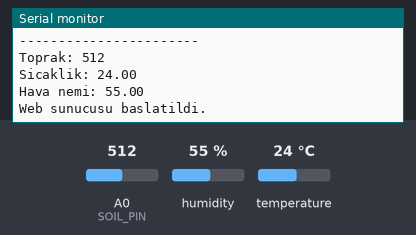
The program below on a simulated ESP8266 (NodeMCU). On the bench: the last lines printed to the serial monitor. Inputs (shaded band) come from the test bench; at power-on: humidity 55 %, A0 (SOIL_PIN) = 512, temperature 24 °C. WiFi joins after 1.5 s; servers stay silent unless stated.

Above: at 2.7 s.
2.8 s: humidity set to 22 %
At 4.1 s:
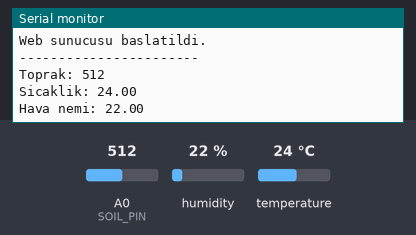
4.3 s: A0 (SOIL_PIN) set to 716
At 5.7 s:
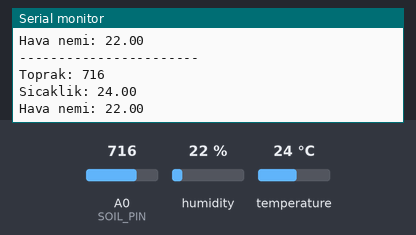
5.8 s: temperature set to 12 °C
7.3 s: A0 (SOIL_PIN) set to 900
At 8.5 s:
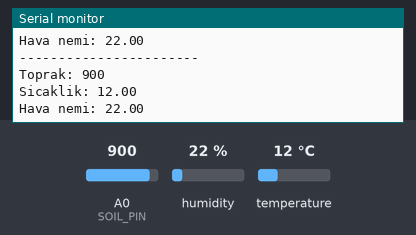
8.8 s: humidity set to 40 %
Timing chart, 0 to 11.3 s (numbered marks = the images above; inputs shaded):
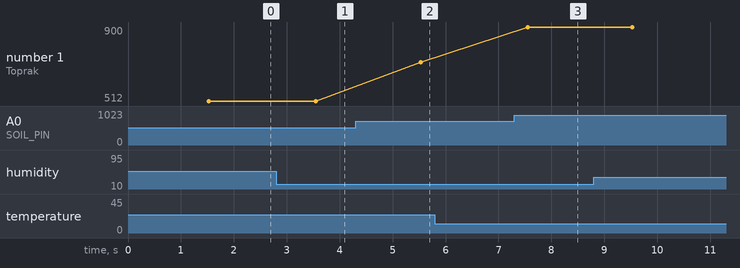

The program:

main.cpp
```cpp
#include <Arduino.h>
#include <DHT.h>
#include <ESP8266WiFi.h>
#include <ESP8266WebServer.h>

#define DHT_PIN D2
#define DHT_TYPE DHT11
#define SOIL_PIN A0

DHT dht(DHT_PIN, DHT_TYPE);
ESP8266WebServer server(80);

// Sensor verileri
float sicaklik = NAN;
float havaNem = NAN;
int toprakNem = 0;

unsigned long sonOlcum = 0;
const unsigned long olcumAraligi = 2000;

// Web sayfamiz
const char WEB_PAGE[] PROGMEM = R"rawliteral(
<!DOCTYPE html>
<html lang="tr">
<head>
    <meta charset="UTF-8">
    <meta name="viewport"
          content="width=device-width, initial-scale=1.0">

    <title>Smart Plant Care</title>

    <style>
        * {
            box-sizing: border-box;
        }

        body {
            margin: 0;
            padding: 25px;
            font-family: Arial, sans-serif;
            background: #101827;
            color: #f8fafc;
        }

        .container {
            max-width: 1000px;
            margin: 40px auto;
        }

        h1 {
            font-size: 32px;
            margin-bottom: 10px;
        }

        .subtitle {
            color: #94a3b8;
            margin-bottom: 30px;
        }

        .status {
            display: inline-block;
            padding: 10px 16px;
            background: #153c30;
            color: #4ade80;
            border-radius: 20px;
            margin-bottom: 30px;
        }

        .grid {
            display: grid;
            grid-template-columns:
                repeat(auto-fit, minmax(200px, 1fr));
            gap: 20px;
        }

        .card {
            background: #1e293b;
            padding: 28px;
            border-radius: 18px;
            border: 1px solid #334155;
        }

        .card h3 {
            color: #94a3b8;
            font-size: 15px;
            font-weight: normal;
        }

        .value {
            font-size: 38px;
            font-weight: bold;
            margin-top: 20px;
        }

        .temperature {
            color: #fb923c;
        }

        .humidity {
            color: #38bdf8;
        }

        .soil {
            color: #4ade80;
        }

        .footer {
            margin-top: 30px;
            color: #64748b;
            font-size: 13px;
        }
    </style>
</head>

<body>
    <div class="container">

        <h1>🌱 Smart Plant Care</h1>

        <p class="subtitle">
            ESP8266 Akilli Bitki Bakim Sistemi
        </p>

        <div class="status" id="status">
            Baglanti kontrol ediliyor...
        </div>

        <div class="grid">

            <div class="card">
                <h3>🌡️ Sicaklik</h3>
                <div class="value temperature"
                     id="temperature">--</div>
            </div>

            <div class="card">
                <h3>💧 Hava Nemi</h3>
                <div class="value humidity"
                     id="humidity">--</div>
            </div>

            <div class="card">
                <h3>🌿 Toprak Nem Degeri</h3>
                <div class="value soil"
                     id="soil">--</div>
            </div>

        </div>

        <p class="footer">
            Veriler her 2 saniyede otomatik yenilenir.
            Toprak degeri kalibrasyon oncesi ham ADC verisidir.
        </p>

    </div>

    <script>
        async function verileriGuncelle() {
            try {
                const response = await fetch(
                    "/api/sensors",
                    { cache: "no-store" }
                );

                if (!response.ok) {
                    throw new Error("HTTP hatasi");
                }

                const data = await response.json();

                document.getElementById(
                    "temperature"
                ).innerText =
                    data.temperature === null
                    ? "--"
                    : data.temperature.toFixed(1) + " °C";

                document.getElementById(
                    "humidity"
                ).innerText =
                    data.humidity === null
                    ? "--"
                    : "%" + data.humidity.toFixed(1);

                document.getElementById(
                    "soil"
                ).innerText = data.soil;

                document.getElementById(
                    "status"
                ).innerText = "● ESP8266 Bagli";

            } catch (error) {
                document.getElementById(
                    "status"
                ).innerText = "● Baglanti hatasi";
            }
        }

        verileriGuncelle();

        setInterval(verileriGuncelle, 2000);
    </script>
</body>
</html>
)rawliteral";

void sensorleriOku() {
    toprakNem = analogRead(SOIL_PIN);
    sicaklik = dht.readTemperature();
    havaNem = dht.readHumidity();

    Serial.println("-----------------------");

    Serial.print("Toprak: ");
    Serial.println(toprakNem);

    Serial.print("Sicaklik: ");
    Serial.println(sicaklik);

    Serial.print("Hava nemi: ");
    Serial.println(havaNem);
}

void setup() {
    Serial.begin(115200);
    dht.begin();

    WiFi.mode(WIFI_STA);
    WiFi.begin("WIFI_ADI", "WIFI_SIFRESI");

    Serial.print("WiFi baglantisi kuruluyor");

    while (WiFi.status() != WL_CONNECTED) {
        delay(500);
        Serial.print(".");
    }

    Serial.println();
    Serial.print("ESP8266 IP: ");
    Serial.println(WiFi.localIP());

    // Ana web sayfasi
    server.on("/", HTTP_GET, []() {
        server.send_P(
            200,
            "text/html; charset=utf-8",
            WEB_PAGE
        );
    });

    // Sensor verilerini JSON olarak gonder
    server.on("/api/sensors", HTTP_GET, []() {
        String json = "{";

        json += "\"temperature\":";
        json += isnan(sicaklik)
            ? "null" : String(sicaklik, 1);

        json += ",\"humidity\":";
        json += isnan(havaNem)
            ? "null" : String(havaNem, 1);

        json += ",\"soil\":";
        json += String(toprakNem);

        json += "}";

        server.sendHeader(
            "Cache-Control", "no-store"
        );

        server.send(
            200,
            "application/json",
            json
        );
    });

    server.begin();

    // Ilk sensor olcumu
    sensorleriOku();
    sonOlcum = millis();

    Serial.println("Web sunucusu baslatildi.");
}

void loop() {
    server.handleClient();

    if (millis() - sonOlcum >= olcumAraligi) {
        sonOlcum = millis();
        sensorleriOku();
    }
}
```

Measured:
- after the input at 2.8 s, the serial monitor: prints a new line after 0.75 s (image 1)
- after the input at 4.3 s, the serial monitor: prints a new line after 1.2 s (image 2)
- after the input at 7.3 s, the serial monitor: prints a new line after 0.25 s (image 3)
- plotted number 1: 512 → 716 after the input at 4.3 s, 716 → 900 after the input at 7.3 s
